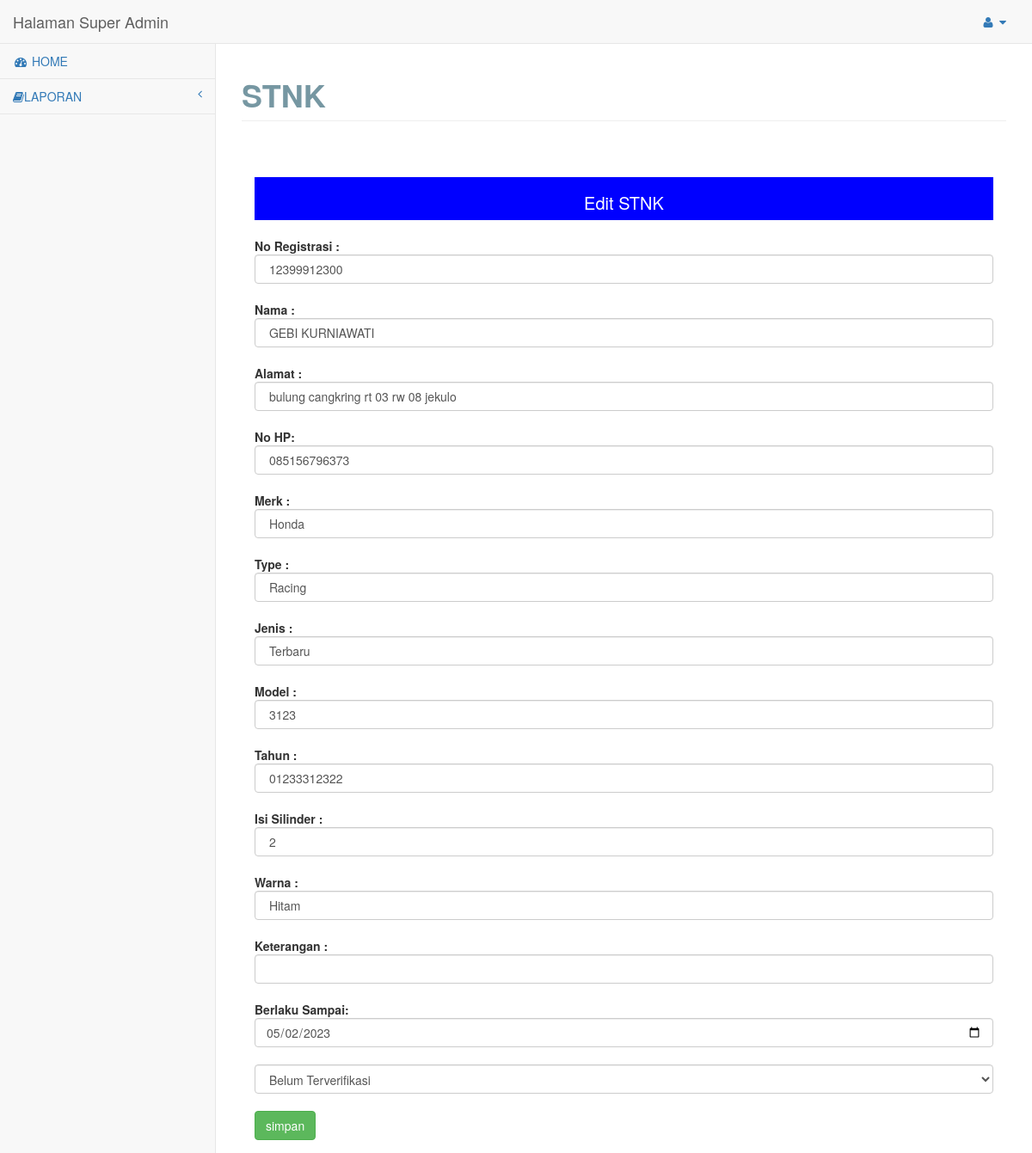
The page /admin/admin/pages/index.php?module=edit_stnk&id=20 on the database its author committed.
### tables this page shows
CREATE TABLE `tbl_stnk` (
  `id_stnk` int(12) NOT NULL,
  `no_registrasi` varchar(20) NOT NULL,
  `status` varchar(100) DEFAULT 'Belum Terverifikasi',
  `nama` varchar(30) NOT NULL,
  `alamat` varchar(40) NOT NULL,
  `no_telp` varchar(20) NOT NULL,
  `merk` varchar(20) NOT NULL,
  `type` varchar(20) NOT NULL,
  `jenis` varchar(20) NOT NULL,
  `model` varchar(20) NOT NULL,
  `tahun` varchar(20) NOT NULL,
  `isi_silinder` varchar(20) NOT NULL,
  `warna` varchar(20) NOT NULL,
  `keterangan` varchar(20) NOT NULL,
  `masa` varchar(20) NOT NULL,
  `created_date` datetime DEFAULT NULL,
  `modified_date` datetime DEFAULT NULL
);

### admin/admin/pages/edit_stnk.php (the view, shortened to what this page needs)
<div id="page-wrapper">
    <div class="row">
        <div class="col-lg-12">
            <h1 class="page-header">STNK</h1>
        </div>
    </div>
    <div class="row">
        <div class="col-lg-12">
            <div class="panel-body">
                <?php
                include "koneksi.php";
                $e = $_GET['id'];
                $edit = mysqli_query($conn, "SELECT * FROM tbl_stnk WHERE id_stnk='$e'");
                $book = mysqli_fetch_array($edit);
                ?>
                <div
                    style="margin-top:30px;width:100%;height:50px;text-align:center;background:#0000ff;color:#fff;line-height:60px;font-size:20px;margin-bottom:20px;">
                    Edit STNK
                </div>
                <form action="?module=e_stnk" method="post" enctype="multipart/form-data">
                    <b>No Registrasi :</b> <input type="text" name="no_registrasi" class="form-control"
                        value=" <?php echo $book['no_registrasi']; ?>"><br>
                    <b>Nama :</b> <input type="text" name="nama" class="form-control"
                        value=" <?php echo $book['nama']; ?>"><br>
                    <b>Alamat : </b><input type="text" name="alamat" class="form-control"
                        value=" <?php echo $book['alamat']; ?>"><br>
                    <b>No HP: </b><input type="text" name="no_telp" placeholder="No HP WhatsApp"
                        class="form-control" value=" <?php echo $book['no_telp']; ?>"><br>
                    <b>Merk : </b><input type="text" name="merk" class="form-control"
                        value=" <?php echo $book['merk']; ?>"><br>
                    <b>Type : </b><input type="text" name="type" class="form-control"
                        value=" <?php echo $book['type']; ?>"><br>
                    <b>Jenis : </b><input type="text" name="jenis" class="form-control"
                        value=" <?php echo $book['jenis']; ?>"><br>
                    <b>Model : </b><input type="text" name="model" class="form-control"
                        value=" <?php echo $book['model']; ?>"><br>
                    <b>Tahun : </b><input type="text" name="tahun" class="form-control"
                        value=" <?php echo $book['tahun']; ?>"><br>
                    <b>Isi Silinder : </b><input type="text" name="isi_silinder" class="form-control"
                        value=" <?php echo $book['isi_silinder']; ?>"><br>
                    <b>Warna : </b><input type="text" name="warna" class="form-control"
                        value=" <?php echo $book['warna']; ?>"><br>
                    <b>Keterangan : </b><input type="text" name="ket" class="form-control"
                        value=" <?php echo $book['keterangan']; ?>"><br>
                    <b>Berlaku Sampai: </b><input type="date" name="masa" class="form-control"
                        value="<?php echo $book['masa']; ?>"><br>
                    <select name="status" class="form-control">
                        <?php if ($book['status'] === "Terverifikasi") { ?>
                        <option value="<?php echo $book['status'] ?>"><?php echo $book['status'] ?></option>
                        <option value="Belum Terverifikasi">Belum Terverifikasi</option>
                        <?php } else { ?>
                        <option value="<?php echo $book['status'] ?>"><?php echo $book['status'] ?></option>
                        <?php } ?>
                    </select>
                    <td><br>
                        <input type="submit" class="btn btn-success" value="simpan">
                </form>
            </div>
        </div>
    </div>
</div>

### rows shown on the page
tbl_stnk: no_registrasi "12399912300", nama "GEBI KURNIAWATI", alamat "bulung cangkring rt 03 rw 08 jekulo", no_telp "085156796373", merk "Honda", type "Racing", jenis "Terbaru", model "3123", tahun "01233312322", isi_silinder "2", warna "Hitam", masa "05/02/2023", status "Belum Terverifikasi"
